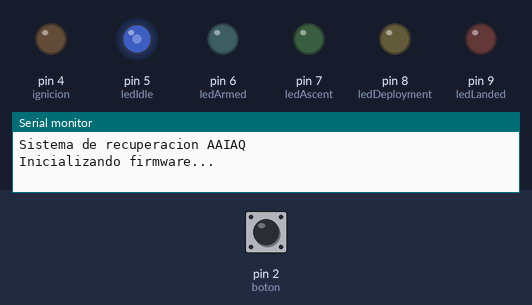
The sketch below on a simulated Arduino Uno, built with avr-gcc and run on an emulated ATmega328P. On the bench: output pins drawn as LEDs (lit = HIGH), the last lines printed to the serial monitor. Dashed ring = blinking. The test bench sets the inputs (shaded band); at power-on: pin 2 (boton) HIGH.

Above: at 1.2 s.
1.3 s: pin 2 (boton) pulled LOW for 0.15 s
At 1.9 s:
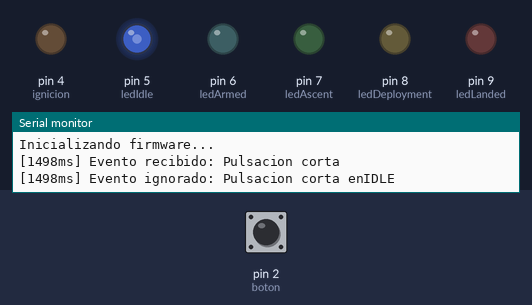
3.1 s: pin 2 (boton) pulled LOW for 3.2 s
At 6.8 s:
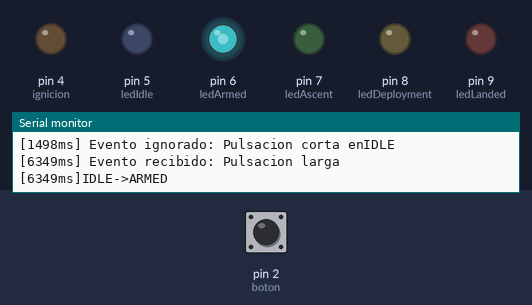
7.9 s: pin 2 (boton) pulled LOW for 1 s
At 10.2 s:
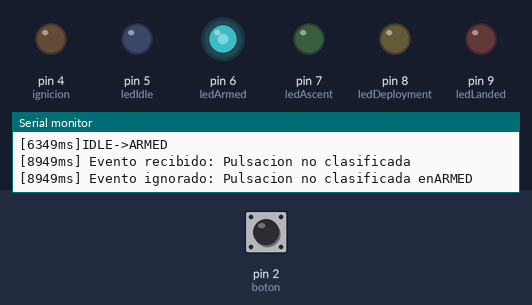
10.5 s: pin 2 (boton) pulled LOW for 0.15 s
At 11.0 s:
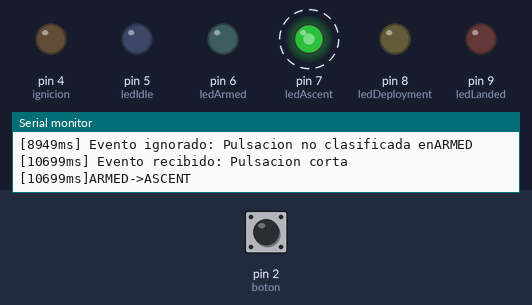
13.5 s: pin 2 (boton) pulled LOW for 0.15 s
At 14.26 s:
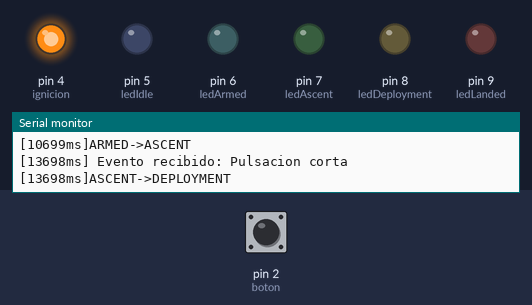
16.5 s: pin 2 (boton) pulled LOW for 0.15 s
At 17.5 s:
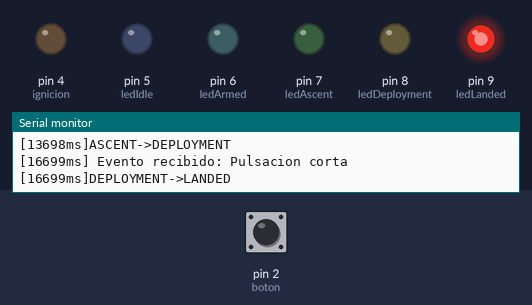
Timing chart, 0 to 19.2 s (numbered marks = the images above; inputs shaded):
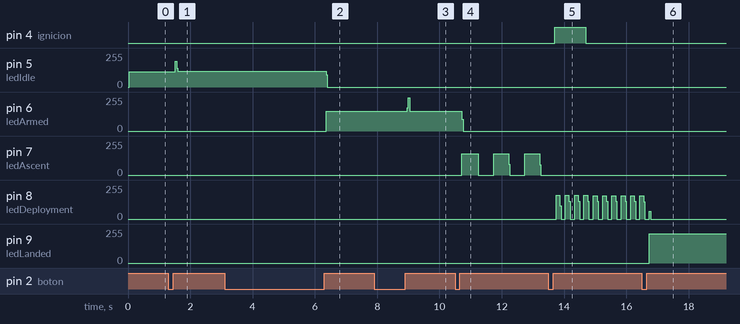

Measured:
- after the input at 1.3 s, pin 5 (ledIdle): 116/255 → 119/255 after 0.22 s
- after the input at 3.1 s, pin 5 (ledIdle): 119/255 → 0/255 after 3.3 s; pin 6 (ledArmed): 0/255 → 147/255 after 3.3 s
- after the input at 7.9 s, pin 6 (ledArmed): 147/255 → 174/255 after 1.1 s, → 250/255 0.04 s later, → 147/255 0.04 s later
- after the input at 10.5 s, pin 6 (ledArmed): 147/255 → 0/255 after 0.22 s; pin 7 (ledAscent): alternates 160/255 for 0.48 s and 0/255 for 0.51 s, starting after 0.22 s
- after the input at 13.5 s, pin 4 (ignicion): LOW → HIGH after 0.20 s, → LOW 1.0 s later; pin 7 (ledAscent): stops changing and stays 0/255; pin 8 (ledDeployment): ramps from 178/255 to 0/255 and jumps back, once every 0.30 s
- after the input at 16.5 s, pin 9 (ledLanded): 0/255 → 220/255 after 0.24 s

The sketch:

sketch.ino
```cpp
#include <Arduino.h>

// Configuracion inicial del sistema
// Configuracion de lectura de boton usando PULLUP
// Implementacion de sistema de antirrebote
// Declaracion de tipos de datos que emitira el boton
// Declaracion de los estados del sistema
// Registro serial de cada transicion
// Temporizador de respaldo de 8 s
// Ignicion de 1000 ms
// Mejorar interaccion con monitor serie

int const boton = 2;

int estadoBoton = HIGH;
int ultimalectura = HIGH;
int lectura = HIGH;
const int ignicion = 4;

unsigned long tiempoinicial = 0;
unsigned long tiempofinal = 0;
unsigned long duracion = 0;
unsigned long tiempoRebote = 0;
const unsigned long antirrebote=50;
unsigned long tiempoInicioAscenso = 0;

//variables para el LED de ignicion

unsigned long tiempoInicioIgnicion = 0;
bool ignicionactiva = false;
const unsigned long tiempoIgnicion = 1000;

// Declaracion de los LEDS para cada estado
const int ledIdle = 5;
const int ledArmed = 6;
const int ledAscent = 7;
const int ledDeployment = 8;
const int ledLanded = 9;

// declaracion de variables para hacer parpadear los LEDS ascent y deployment, los demás se mantendrán estáticos
unsigned long tiempoAnteriorLed = 0;
bool estadoParpadeo = false;
const unsigned long intervaloAscent = 500;
const unsigned long intervaloDeployment  = 150; // el led de deployment parpadeará mas rapido que el ascent

// Funcion para clasificar los estados del sistema
enum EstadoSistema{
    IDLE,
    ARMED,
    ASCENT,
    DEPLOYMENT,
    LANDED
};

EstadoSistema estadoActual = IDLE;


enum EventoBoton {
    NINGUNO,
    PULSACION_CORTA,
    PULSACION_LARGA
};

// funcion para parpadeo de leds
void actualizarParpadeo (unsigned long intervalo, int led){
    if (millis()-tiempoAnteriorLed >= intervalo){
        tiempoAnteriorLed = millis();
        estadoParpadeo = !estadoParpadeo;

    }
    digitalWrite(led, estadoParpadeo);

}


// funcion para clasificar la pulsacion del boton (mas adelante se llamará a la funcion
EventoBoton clasificarPulsacion (unsigned long duracion){
    if (duracion < 1000){
        return PULSACION_CORTA;
    }
    if (duracion >= 2000){
        return PULSACION_LARGA;
    }
    else{
        return NINGUNO;
    }
}


// Funcion para registro de eventos y transiciones
const char* nombreEstado(EstadoSistema estado){
    switch (estado){
        case IDLE:
        return "IDLE";

        case ARMED:
        return "ARMED";

        case ASCENT:
        return "ASCENT";

        case DEPLOYMENT:
        return "DEPLOYMENT";

        case LANDED:
        return "LANDED";

        default:
        return "DESCONOCIDO";

    }
}

// funcion para hacer el seguimiento adecuado en monitor serial
// actualiza el estado
void cambiarEstado (EstadoSistema nuevoEstado){
    if(nuevoEstado== estadoActual){
        return;
    }
    EstadoSistema estadoAnterior = estadoActual;
    estadoActual = nuevoEstado;

    if(estadoActual == ASCENT || estadoActual == DEPLOYMENT){
        tiempoAnteriorLed  = millis();
        estadoParpadeo = true;
    }

    if(estadoActual == ASCENT){
        tiempoInicioAscenso = millis();
    }

    if (estadoActual == DEPLOYMENT){
        tiempoInicioIgnicion = millis();
        digitalWrite(ignicion,HIGH);
        ignicionactiva  =true;
    }

    Serial.print("[");
    Serial.print(millis());
    Serial.print("ms]");

    Serial.print(nombreEstado (estadoAnterior));
    Serial.print("->");
    Serial.println(nombreEstado (estadoActual));
}

const char* nombreEvento(EventoBoton evento){
    switch (evento){
        case PULSACION_CORTA:
        return "Pulsacion corta";

        case PULSACION_LARGA:
        return "Pulsacion larga";

        case NINGUNO:
        return("Pulsacion no clasificada");

        default:
        return "DESCONOCIDO";
    }
}

// clasificamos los eventos y definimos el estado
void clasificarEvento(EventoBoton evento){
    Serial.print("[");
    Serial.print(millis());
    Serial.print("ms] Evento recibido: ");
    Serial.println(nombreEvento(evento));

    bool eventoProcesado = false;
    switch(estadoActual){
        case IDLE:
        switch(evento){
            case PULSACION_LARGA:
            cambiarEstado(ARMED);
            eventoProcesado = true;
            break;

            default: break;
        } break;

        case ARMED:
        switch(evento){
            case PULSACION_LARGA:
            cambiarEstado(IDLE);
            eventoProcesado = true;
            break;
            case PULSACION_CORTA:
            cambiarEstado(ASCENT);
            eventoProcesado = true;
            break;
            default: break;
        }break;

        case ASCENT:
        switch(evento){
            case PULSACION_CORTA:
            cambiarEstado(DEPLOYMENT);
            eventoProcesado = true;
            break;
            default: break;
        }break;

        case DEPLOYMENT:
        switch(evento){
            case PULSACION_CORTA:
            cambiarEstado(LANDED);
            eventoProcesado = true;
            break;
            default: break;
        }break;

        case LANDED:
        break;
        default: break;
    }

    if(eventoProcesado== false){
        Serial.print("[");
        Serial.print(millis());
        Serial.print("ms] Evento ignorado: ");
        Serial.print(nombreEvento(evento));
        Serial.print(" en");
        Serial.println(nombreEstado(estadoActual));
    }
}

void actulizarIgnicion (){
    if(ignicionactiva == true){
        if(millis()-tiempoInicioIgnicion >= tiempoIgnicion){
            digitalWrite(ignicion,LOW);
            ignicionactiva = false;
        }
    }

}

//funcion de actualizacion de los LEDS
void apagarLed (){
digitalWrite(ledIdle,LOW);
digitalWrite(ledArmed,LOW);
digitalWrite(ledAscent,LOW);
digitalWrite(ledDeployment,LOW);
digitalWrite(ledLanded,LOW);

}

void actualizarLed(){
    apagarLed();
    switch(estadoActual){
        case IDLE:
        digitalWrite(ledIdle,HIGH);
        break;

        case ARMED:
        digitalWrite(ledArmed,HIGH);
        break;

        case ASCENT:
        actualizarParpadeo(intervaloAscent, ledAscent); // llamamos a la funcion actualizar parpadeo
        break;

        case DEPLOYMENT:
        actualizarParpadeo(intervaloDeployment,ledDeployment);
        break;

        case LANDED:
        digitalWrite(ledLanded,HIGH);
        break;

        default: break;
}
}


void setup() {

    Serial.begin(9600);

    Serial.println("Sistema de recuperacion AAIAQ");
    Serial.println("Inicializando firmware...");

    pinMode(boton,INPUT_PULLUP); // Declaramos el boton como entrada y en configuracion Pull Up
    pinMode(ignicion,OUTPUT); // Led indicador de ignicion
    digitalWrite(ignicion,LOW);

    // configuracion de las salidas de los LEDS
    pinMode(ledIdle,OUTPUT);
    pinMode(ledArmed,OUTPUT);
    pinMode(ledAscent,OUTPUT);
    pinMode(ledDeployment,OUTPUT);
    pinMode(ledLanded,OUTPUT);
    actualizarLed();
}


void loop() {
    lectura = digitalRead(boton);

    if(lectura != ultimalectura){
        tiempoRebote  = millis();
    }
    if(millis()-tiempoRebote >= antirrebote){
        if(lectura != estadoBoton){
            estadoBoton = lectura;
            if (estadoBoton == LOW){
                tiempoinicial = millis();
            }
            else{
                tiempofinal = millis();
                duracion = tiempofinal-tiempoinicial;

                EventoBoton evento = clasificarPulsacion(duracion);

                clasificarEvento(evento);
            }
        }
    }


    ultimalectura = lectura;
    // comprobacion de que hayan transcurridpo 8s de ASCENT
    if(estadoActual == ASCENT){
        if(millis()-tiempoInicioAscenso >= 8000){
            cambiarEstado(DEPLOYMENT);
        }
    }
    actulizarIgnicion();
    actualizarLed();


}
```
